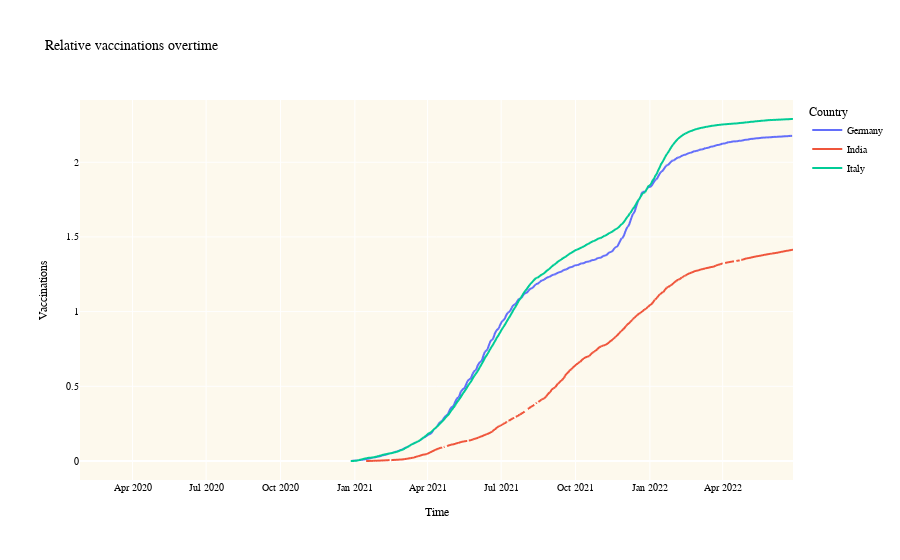

Source (notebook cell):
### Code cell
df_my_list['total_normal_vaccinations']=df_my_list['total_vaccinations']/df_my_list['population']
fig=px.line(df_my_list, x="date", y="total_normal_vaccinations", color = "location", title="Covid Vaccinations")
fig.update_layout(
    title="Relative vaccinations overtime",
    xaxis_title="Time",
    yaxis_title="Vaccinations",
    legend_title="Country",
    plot_bgcolor="#fdf9ed",
    font=dict(
        family="verdana",
        size=10,
        color="black"
    )
)
fig.show()
# fig.write_image("Covid_Vaccination.png")

### Figure 1 — Plotly figure (JSON) as saved in the notebook; plotly's stock layout.template omitted (floating-point values rounded to 4 significant figures; data arrays with more than 128 entries replaced by an {"elided": "..."} marker saying what was removed)
{"data": [{"hovertemplate": "location=Germany<br>date=%{x}<br>total_normal_vaccinations=%{y}<extra></extra>", "legendgroup": "Germany", "line": {"color": "#636efa", "dash": "solid"}, "marker": {"symbol": "circle"}, "mode": "lines", "name": "Germany", "showlegend": true, "type": "scattergl", "x": {"elided": "883 str values"}, "xaxis": "x", "y": {"elided": "883 float values"}, "yaxis": "y"}, {"hovertemplate": "location=India<br>date=%{x}<br>total_normal_vaccinations=%{y}<extra></extra>", "legendgroup": "India", "line": {"color": "#EF553B", "dash": "solid"}, "marker": {"symbol": "circle"}, "mode": "lines", "name": "India", "showlegend": true, "type": "scattergl", "x": {"elided": "880 str values"}, "xaxis": "x", "y": {"elided": "880 float values"}, "yaxis": "y"}, {"hovertemplate": "location=Italy<br>date=%{x}<br>total_normal_vaccinations=%{y}<extra></extra>", "legendgroup": "Italy", "line": {"color": "#00cc96", "dash": "solid"}, "marker": {"symbol": "circle"}, "mode": "lines", "name": "Italy", "showlegend": true, "type": "scattergl", "x": {"elided": "879 str values"}, "xaxis": "x", "y": {"elided": "879 float values"}, "yaxis": "y"}], "layout": {"font": {"color": "black", "family": "verdana", "size": 10}, "legend": {"title": {"text": "Country"}, "tracegroupgap": 0}, "plot_bgcolor": "#fdf9ed", "title": {"text": "Relative vaccinations overtime"}, "xaxis": {"anchor": "y", "domain": [0, 1], "title": {"text": "Time"}}, "yaxis": {"anchor": "x", "domain": [0, 1], "title": {"text": "Vaccinations"}}}}
